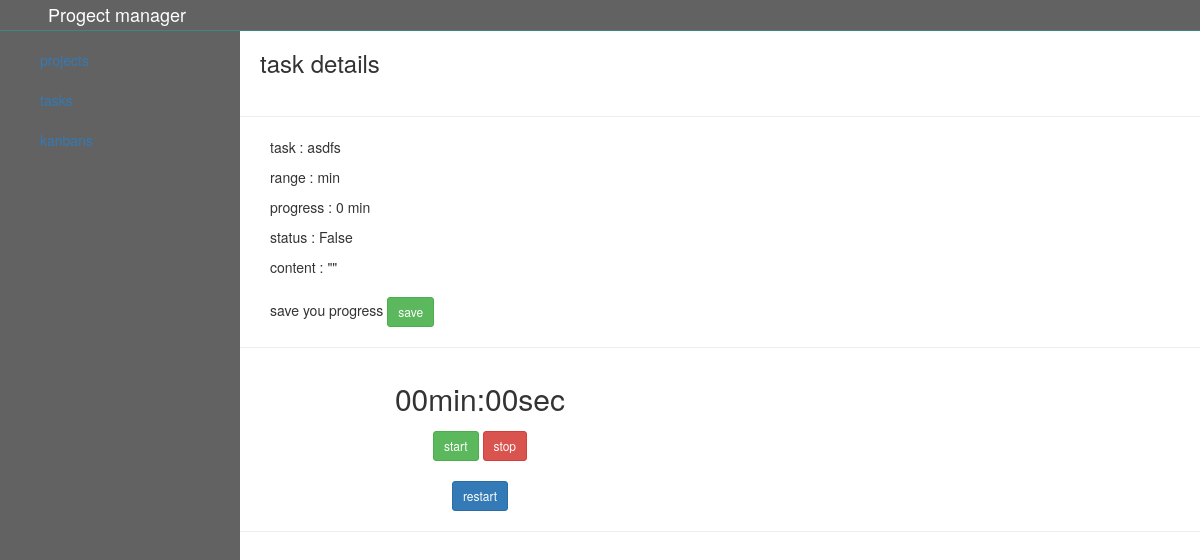
/task/3, run on the app's committed database.
### app.py (models this page shows, shortened)
class Task(db.Model):
    id = db.Column(db.Integer, primary_key=True)
    name = db.Column(db.String(1000), nullable=False)
    content = db.Column(db.String(1000),nullable=False)
    t_range = db.Column(db.Integer, nullable=False)
    progress = db.Column(db.Integer, nullable=False, default=0)
    date = db.Column(db.DateTime,default=datetime.utcnow)
    status = db.Column(db.Boolean, default=False)
    day = db.Column(db.String(100))
    hub_id = db.Column(db.Integer, db.ForeignKey('taskhub.id'), nullable= False)

### app.py (the view)
@app.route('/task/<int:id>', methods=['GET', 'POST'])
def task_page(id):
    task = Task.query.get_or_404(id)
    return render_template('task.html', task=task)

### templates/task.html (shortened to what this page needs)
{% extends 'base.html' %}
{% block body %}
<div class="main">
    <h3>task details</h3>
    <hr>
    <div class="task">
        <p>task : {{task.name}}</p>
        <p>range : {{task.t_range}} min</p>
        <p>progress : {{task.progress}} min</p>
        <p>status : {{task.status}}</p>
        <p>content : "{{task.content}}"</p>
    </div>
    <form action="/progress/{{task.id}}" method='post' class='progress_form'>
        <p>save you progress <button type="submit" class="btn  btn-success btn-sm">save</button></p>
    </form>
    <hr>
    <div class="timer_cont">
        <div class='timer'>
            <div class="min">00</div>min: <div class="sec">00</div>sec
        </div>
        <div class="buttons">
            <span class="btn btn-success btn-sm">start</span>
            <span class="btn btn-danger btn-sm">stop</span>
        </div>
        <div class="restartCont">
            <span class="restart btn btn-primary btn-sm">restart</span>
        </div>
    </div>
    <hr>
</div>
{% endblock %}

### static/css/style.css (style rules this page uses)
.main-cont .main { width: 80% }
.main-cont .main h3 { margin: 0; padding: 20px; }
.main-cont form { margin: 20px 30px; }
.task { margin: 10px 30px; }
.timer_cont { width: 50%; }
.timer { text-align: center; padding: 10px; font-size: 30px; display: flex; justify-content: center }
.buttons { text-align: center }
.restartCont { display: flex; justify-content: center; margin: 20px; }

### data on the page
Task: name "asdfs", progress "0", status "False"
